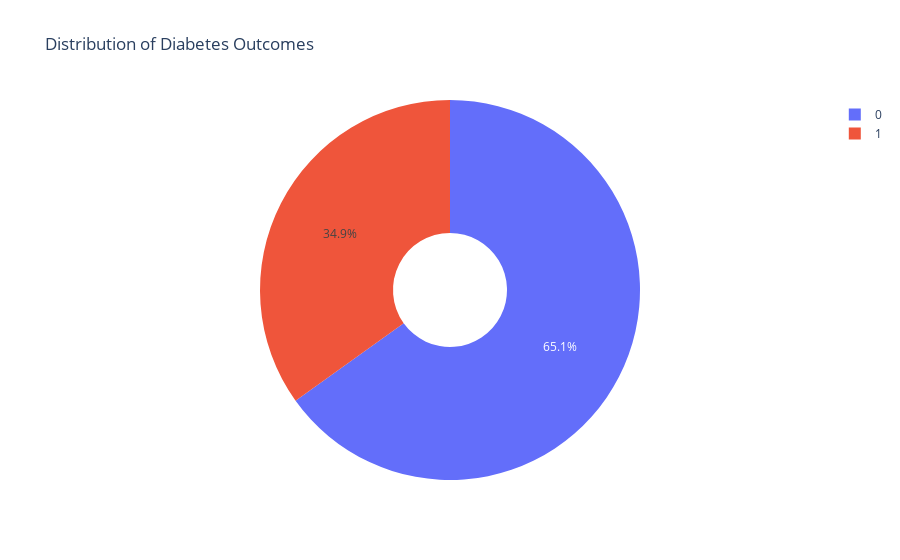

Write notebook code for a chart like this one.
### Code cell
outcome_counts = df['Outcome'].value_counts().reset_index()
outcome_counts.columns = ['Outcome', 'Count']

# Plot pie chart
fig = px.pie(outcome_counts,
             values='Count',
             names='Outcome',
             title="Distribution of Diabetes Outcomes",
             hole=0.3) 

fig.show()

### Figure 1 — Plotly figure (JSON) as saved in the notebook; plotly's stock layout.template omitted (floating-point values rounded to 4 significant figures)
{"data": [{"domain": {"x": [0, 1], "y": [0, 1]}, "hole": 0.3, "hovertemplate": "Outcome=%{label}<br>Count=%{value}<extra></extra>", "labels": [0, 1], "legendgroup": "", "name": "", "showlegend": true, "type": "pie", "values": [500, 268]}], "layout": {"legend": {"tracegroupgap": 0}, "title": {"text": "Distribution of Diabetes Outcomes"}}}
